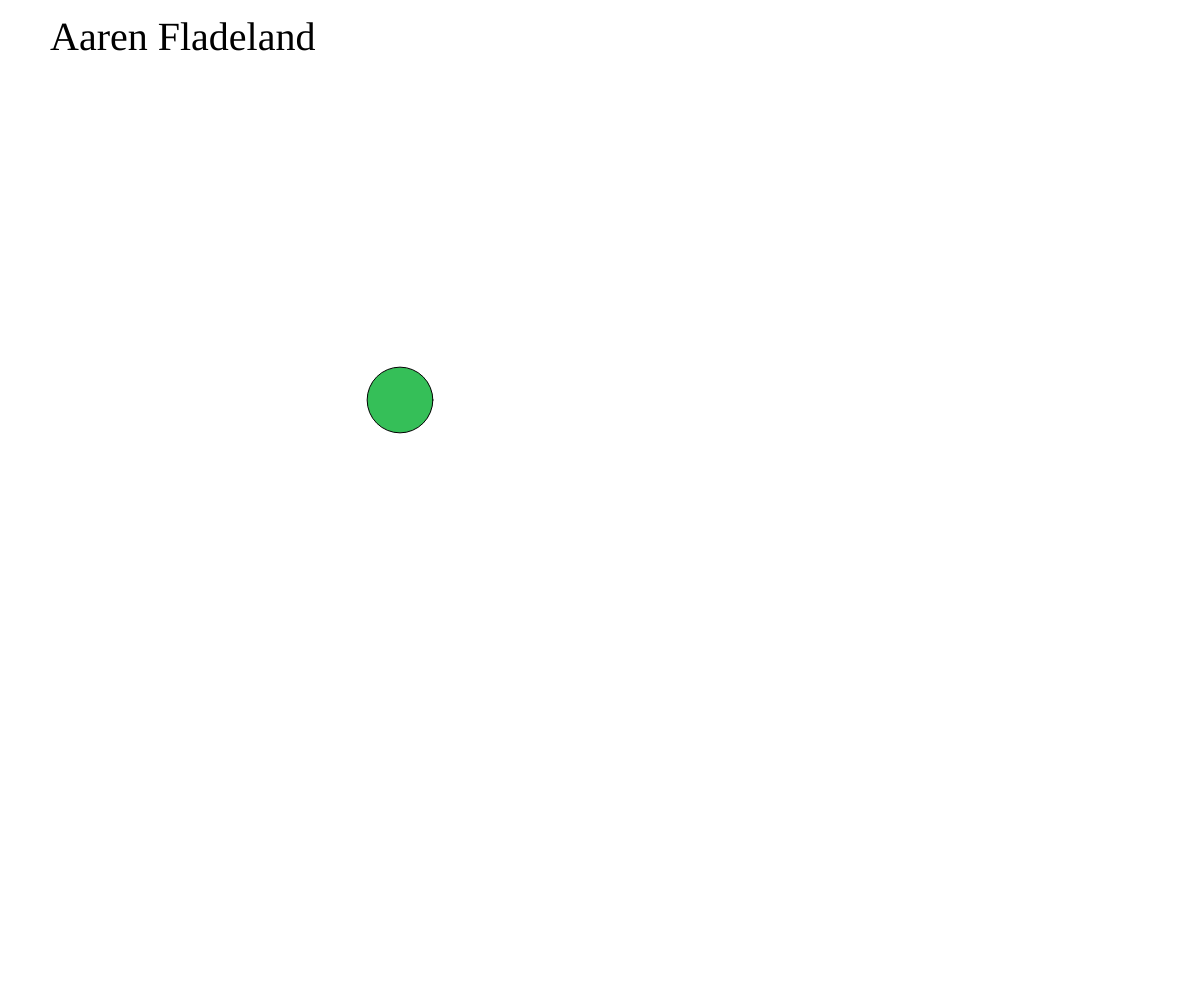
Frame 1 (no input)
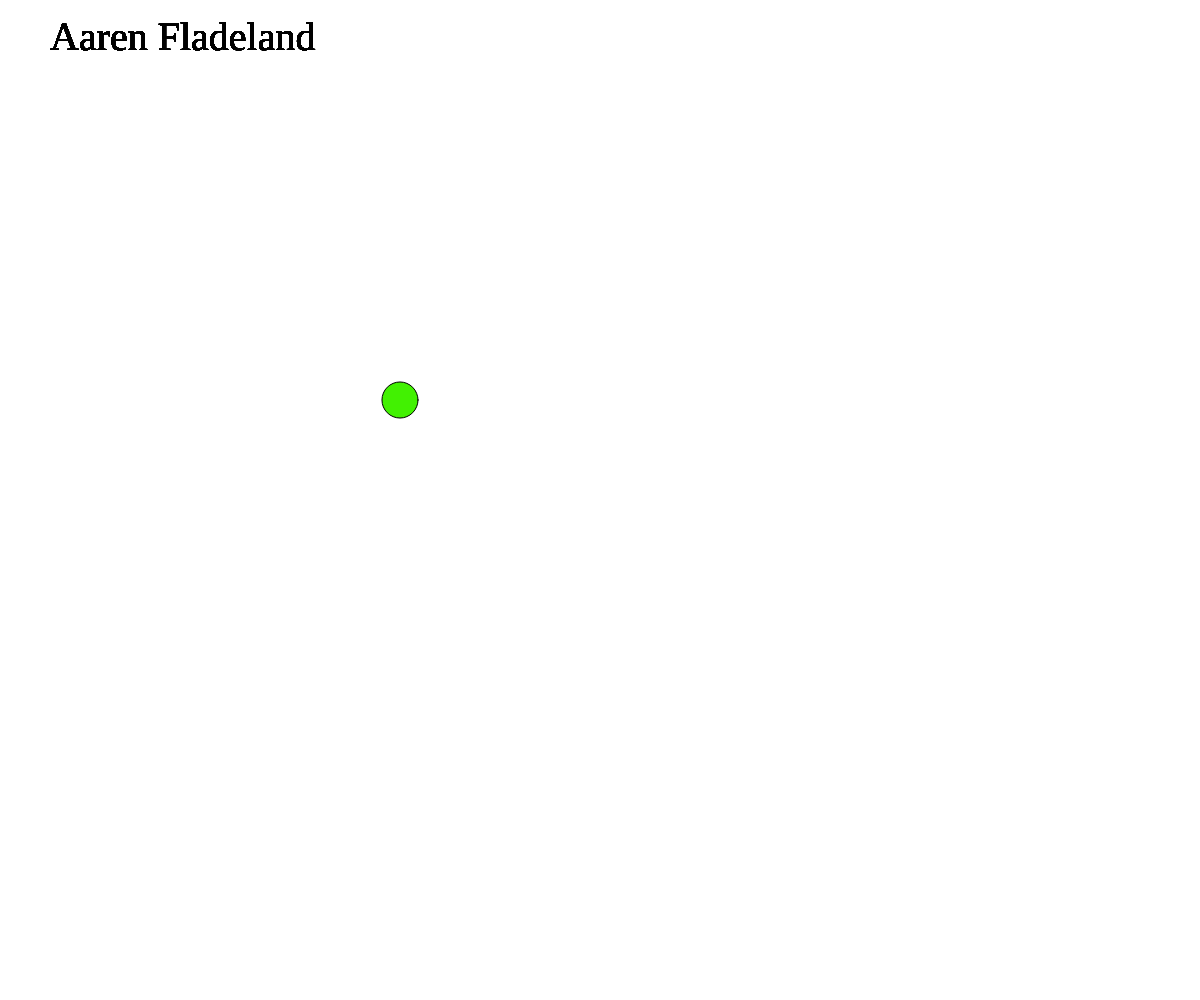
Frame 60 (no input)
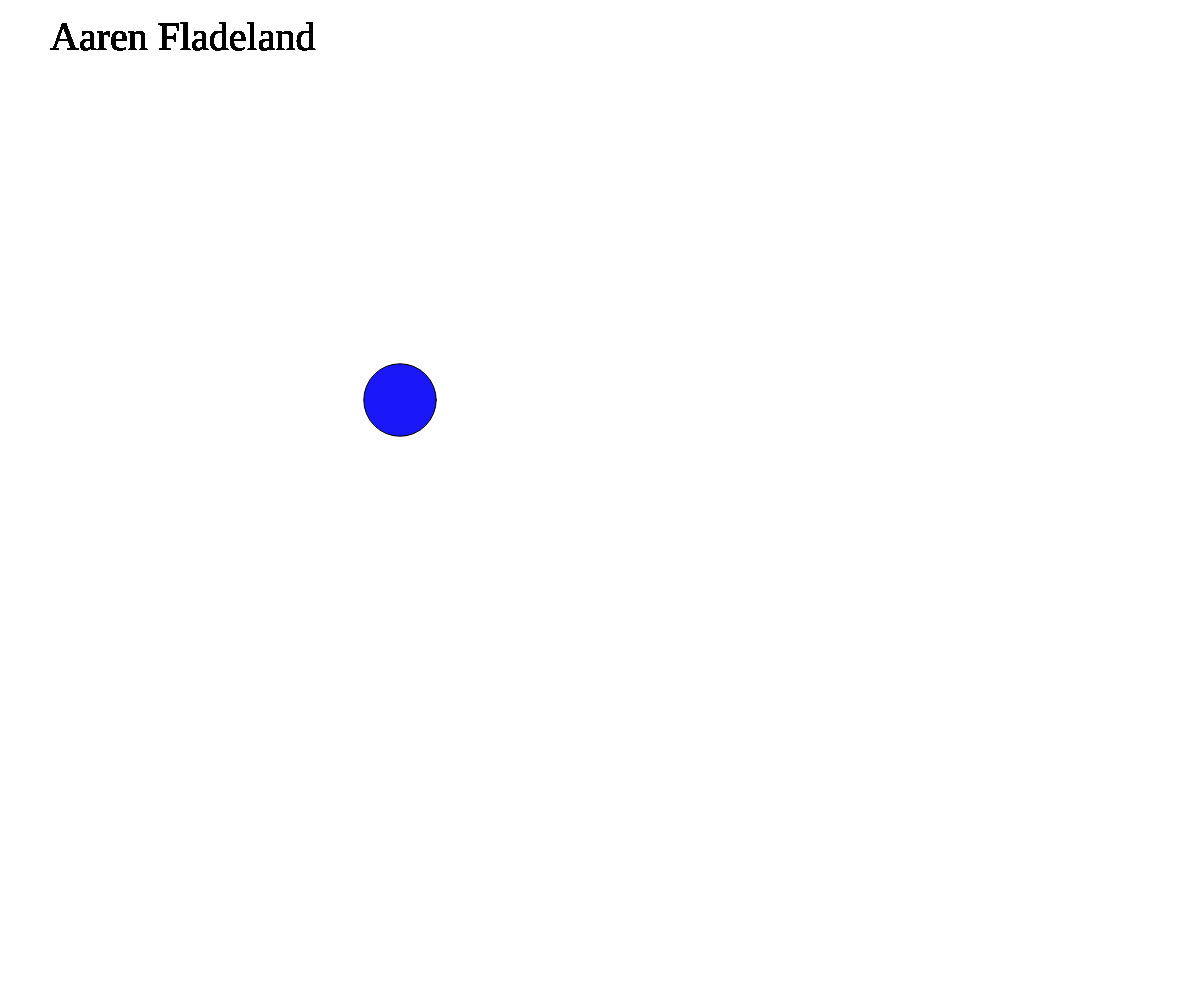
Frame 120 (the mouse pressed at the canvas centre since frame 60)

The p5.js sketch that drew these frames (run headless with seeded random() and noise() and a simulated clock; from frame 60 on, the mouse is pressed at the canvas centre):

// p5.js sketch
// ── sketch.js
// Primative Paint
// Aaren Fladeland
// September 21st, 2023
//
// Extra for Experts:
// -the circle changes size and color randomly

let extracanvas; //global variables
function setup() {
  createCanvas(windowWidth, windowHeight);
  extracanvas = createGraphics(windowWidth, windowHeight); //extra canvas
  extracanvas.clear();
}


function draw(){
  background(255);
  autoArt(); 
  extracanvas.textSize(40); 
  extracanvas.textFont('Times New Roman'); //artist name
  extracanvas.text("Aaren Fladeland",50,50);
  if(key ==="r"){ //color changing
    extracanvas.fill("red");
  }
  if(key==="y"){
    extracanvas.fill("yellow");
  }
  if(key ==="g"){
    extracanvas.fill("green");
  }
  if(key ==="a"){ //extra challenge preview
    fill(255);
    rect(mouseX,mouseY, 50, 70);
  }
  if(key ==="s"){
    fill(255);
    ellipse(mouseX,mouseY, 50);
  }
  if(key ==="d"){
    fill(255);
    triangle(mouseX,mouseY, mouseX-20,mouseY-20, mouseX+20, mouseY-20);
  }
  image(extracanvas, 0,0);
}
function mousePressed(){
  if(key ==="a"){ //extra challenge placing
    extracanvas.rect(mouseX,mouseY, 50, 70);
  }
  if(key ==="s"){
    extracanvas.ellipse(mouseX,mouseY, 50);
  }
  if(key ==="d"){
    extracanvas.triangle(mouseX,mouseY, mouseX-20,mouseY-20, mouseX+20, mouseY-20);
  }
}
function keyPressed() {
  if(keyCode === 32){ //clean slate
    background(255);
    extracanvas.background(255);
    extracanvas.clear();
  }
}
function autoArt(){
  let r = random(30,80);  //circle random size and color
  fill(random(255),random(255),random(255));
  ellipse(400,400, r);
}
